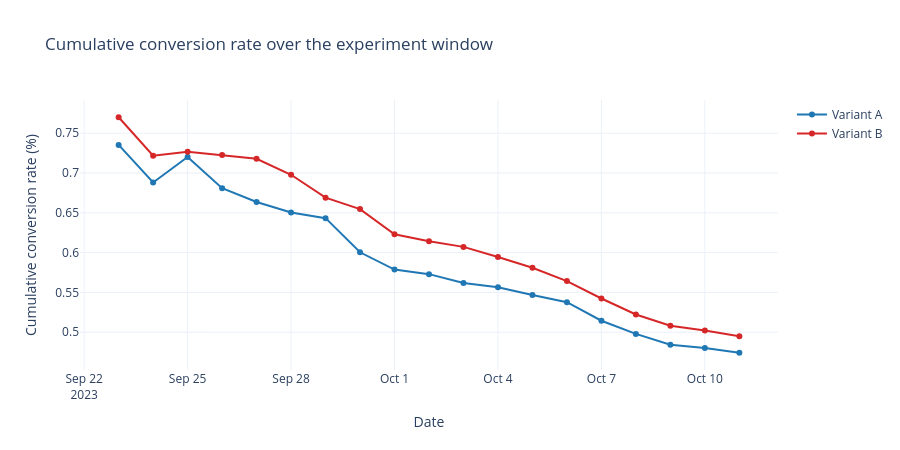

The notebook cell saved with this chart:
### Code cell
# 3) Cumulative conversion rate — did the effect stabilize or drift?
df_sorted = df.sort_values('date').copy()
cum = (
    df_sorted.groupby(['date', 'variant'])
    .agg(visits=('visit_id', 'size'), conversions=('conversion', 'sum'))
    .reset_index()
    .sort_values(['variant', 'date'])
)
cum['cum_visits']      = cum.groupby('variant')['visits'].cumsum()
cum['cum_conversions'] = cum.groupby('variant')['conversions'].cumsum()
cum['cum_rate']        = cum['cum_conversions'] / cum['cum_visits']

fig = go.Figure()
for variant, grp in cum.groupby('variant'):
    fig.add_trace(go.Scatter(
        x=grp['date'], y=grp['cum_rate'] * 100,
        mode='lines+markers',
        line=dict(color=colors[variant], width=2),
        name=f'Variant {variant}',
    ))
fig.update_layout(
    title='Cumulative conversion rate over the experiment window',
    xaxis_title='Date', yaxis_title='Cumulative conversion rate (%)',
    height=450, hovermode='x unified',
)
fig.show()

### Figure 1 — Plotly figure (JSON) as saved in the notebook; plotly's stock layout.template omitted (floating-point values rounded to 4 significant figures)
{"data": [{"line": {"color": "#1f77b4", "width": 2}, "mode": "lines+markers", "name": "Variant A", "type": "scatter", "x": ["2023-09-23T00:00:00", "2023-09-24T00:00:00", "2023-09-25T00:00:00", "2023-09-26T00:00:00", "2023-09-27T00:00:00", "2023-09-28T00:00:00", "2023-09-29T00:00:00", "2023-09-30T00:00:00", "2023-10-01T00:00:00", "2023-10-02T00:00:00", "2023-10-03T00:00:00", "2023-10-04T00:00:00", "2023-10-05T00:00:00", "2023-10-06T00:00:00", "2023-10-07T00:00:00", "2023-10-08T00:00:00", "2023-10-09T00:00:00", "2023-10-10T00:00:00", "2023-10-11T00:00:00"], "y": [0.7354, 0.6881, 0.7201, 0.681, 0.6636, 0.6504, 0.6433, 0.6004, 0.5788, 0.573, 0.5618, 0.5564, 0.5467, 0.5377, 0.5144, 0.4979, 0.4842, 0.4801, 0.4742]}, {"line": {"color": "#d62728", "width": 2}, "mode": "lines+markers", "name": "Variant B", "type": "scatter", "x": ["2023-09-23T00:00:00", "2023-09-24T00:00:00", "2023-09-25T00:00:00", "2023-09-26T00:00:00", "2023-09-27T00:00:00", "2023-09-28T00:00:00", "2023-09-29T00:00:00", "2023-09-30T00:00:00", "2023-10-01T00:00:00", "2023-10-02T00:00:00", "2023-10-03T00:00:00", "2023-10-04T00:00:00", "2023-10-05T00:00:00", "2023-10-06T00:00:00", "2023-10-07T00:00:00", "2023-10-08T00:00:00", "2023-10-09T00:00:00", "2023-10-10T00:00:00", "2023-10-11T00:00:00"], "y": [0.7701, 0.7218, 0.7267, 0.7226, 0.7179, 0.6978, 0.669, 0.6547, 0.6231, 0.6143, 0.6072, 0.5945, 0.581, 0.5642, 0.5424, 0.5222, 0.5081, 0.502, 0.4948]}], "layout": {"height": 450, "hovermode": "x unified", "title": {"text": "Cumulative conversion rate over the experiment window"}, "xaxis": {"title": {"text": "Date"}}, "yaxis": {"title": {"text": "Cumulative conversion rate (%)"}}}}
